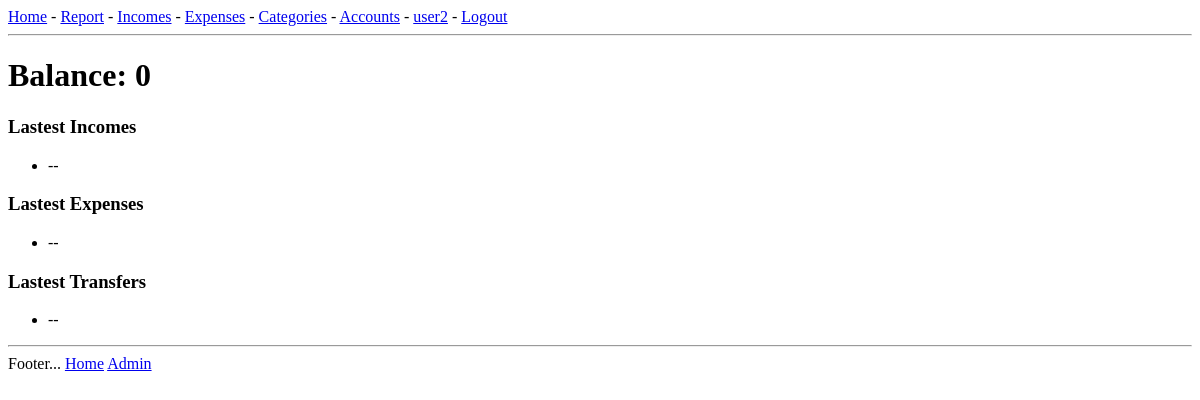
The page / (signed in) on the database as committed earlier.
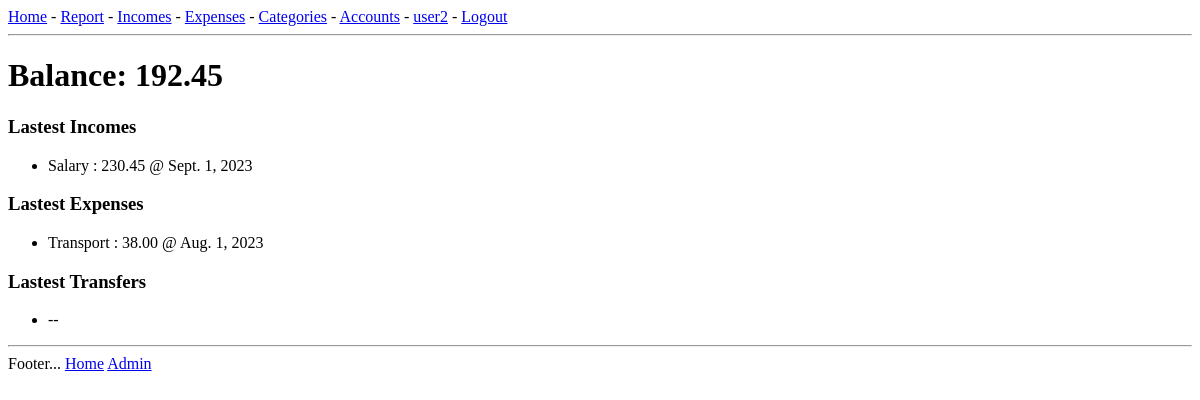
The same page on the database as committed later.
### base/models.py (models this page shows, shortened)
class Income(models.Model):
    class Meta:
        verbose_name = _("income")
        verbose_name_plural = _("incomes")
        ordering = ['-date', '-amount', '-date_modified']
    date = models.DateField(_("Date"), default=timezone.now)
    category = models.ForeignKey(nCategory, verbose_name=_("Category"), on_delete=models.PROTECT)
    account = models.ForeignKey(Account, verbose_name=_("Account"), on_delete=models.PROTECT)
    amount = models.DecimalField(_("Amount"), max_digits=10, decimal_places=2)
    description = models.CharField(_("Description"), max_length=80, blank=True)
    date_added = models.DateTimeField(auto_now_add=True)
    date_modified = models.DateTimeField(auto_now=True)

class nCategory(models.Model):
    class Meta:
        verbose_name = _("income category")
        verbose_name_plural = _("income categories")
    name = models.CharField(_("Name"), max_length=20)
    order = models.IntegerField(_("Order"), default=1)
    date_added = models.DateTimeField(auto_now_add=True)
    date_modified = models.DateTimeField(auto_now=True)
    def __str__(self):
        return self.name

class Expense(models.Model):
    class Meta:
        verbose_name = _("expense")
        verbose_name_plural = _("expenses")
        ordering = ['-date', '-amount', '-date_modified']
    date = models.DateField(_("Date"), default=timezone.now)
    vendor = models.CharField(_("Vendor"), max_length=40)
    category = models.ForeignKey(xCategory, verbose_name=_("Category"), on_delete=models.PROTECT)
    account = models.ForeignKey(Account, verbose_name=_("Account"), on_delete=models.PROTECT)
    amount = models.DecimalField(_("Amount"), max_digits=10, decimal_places=2)
    description = models.CharField(_("Description"), max_length=80, blank=True)
    date_added = models.DateTimeField(auto_now_add=True)
    date_modified = models.DateTimeField(auto_now=True)

class xCategory(models.Model):
    class Meta:
        verbose_name = _("expense category")
        verbose_name_plural = _("expense categories")
    name = models.CharField(_("Name"), max_length=20)
    order = models.IntegerField(_("Order"), default=1)
    date_added = models.DateTimeField(auto_now_add=True)
    date_modified = models.DateTimeField(auto_now=True)
    def __str__(self):
        return self.name

### base/views.py (the view)
# urls.py: path('', views.home, name='home'),
@login_required(login_url="login")
def home(request):
    incomes = Income.objects.all().filter(account__user=request.user)
    expenses = Expense.objects.all().filter(account__user=request.user)
    transfers = Transfer.objects.all().filter(fm__user=request.user).filter(to__user=request.user)
    xtotal = 0
    for e in expenses: xtotal += e.amount
    ntotal = 0
    for i in incomes: ntotal += i.amount
    perfo = ntotal - xtotal
    context = {'incomes': incomes,
               'transfers': transfers,
               'expenses': expenses,
               'ntotal': ntotal,
               'xtotal': xtotal,
               'perfo': perfo}
    return render(request, 'base/home.html', context)

### base/templates/base/home.html (shortened to what this page needs)
{% extends 'main.html' %}
{% block content %}
<div>
    <h1>Balance: {{ perfo }}</h1>
</div>
<div>
    <h3>Lastest Incomes</h3>
    <ul>
        {% for income in incomes %}
        <li>
            {{ income.category }} : {{ income.amount }} @ {{ income.date }}
        </li>
        {% empty %}
        <li> -- </li>
        {% endfor %}
    </ul>
</div>
<div>
    <h3>Lastest Expenses</h3>
    <ul>
        {% for expense in expenses %}
        <li>
            {{ expense.category }} : {{ expense.amount }} @ {{ expense.date }}
        </li>
        {% empty %}
        <li> -- </li>
        {% endfor %}
    </ul>
</div>
<div>
    <h3>Lastest Transfers</h3>
    <ul>
        {% for transfer in transfers %}
        <li>
            {{ transfer.fm }}: {{ transfer.amount }} > {{ transfer.to }} @ {{ transfer.date }}
        </li>
        {% empty %}
        <li> -- </li>
        {% endfor %}
    </ul>
</div>
{% endblock %}

Rows that differ between the two databases and show on the page:
added Income: category "Salary", amount "230.45", date "Sept. 1, 2023"
now on this page (row unchanged): Expense: category "Transport", amount "38.00", date "Aug. 1, 2023"
Other text that changed with them:
{{ perfo }}: "0" → "192.45"
